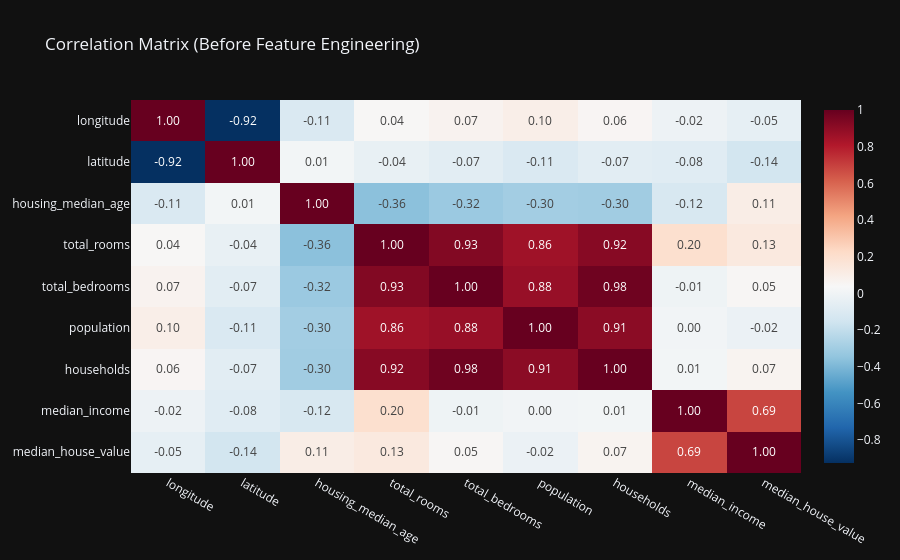

Write notebook code for a chart like this one.
### Code cell
# Inspect to check check for multicollinearity and relationships between features using a correlation matrix
numeric_cols = df_California_copy.select_dtypes(include=[np.number])
corr_matrix = numeric_cols.corr()

fig_corr = px.imshow(corr_matrix, 
                     text_auto=".2f", 
                     aspect="auto",
                     color_continuous_scale='RdBu_r',
                     template='plotly_dark',
                     title='Correlation Matrix (Before Feature Engineering)',)
fig_corr.show()

### Figure 1 — Plotly figure (JSON) as saved in the notebook; plotly's stock layout.template omitted (floating-point values rounded to 4 significant figures)
{"data": [{"coloraxis": "coloraxis", "hovertemplate": "x: %{x}<br>y: %{y}<br>color: %{z}<extra></extra>", "name": "0", "texttemplate": "%{z:.2f}", "type": "heatmap", "x": ["longitude", "latitude", "housing_median_age", "total_rooms", "total_bedrooms", "population", "households", "median_income", "median_house_value"], "xaxis": "x", "y": ["longitude", "latitude", "housing_median_age", "total_rooms", "total_bedrooms", "population", "households", "median_income", "median_house_value"], "yaxis": "y", "z": [[1.0, -0.9247, -0.1082, 0.04457, 0.06961, 0.09977, 0.05531, -0.01518, -0.04597], [-0.9247, 1.0, 0.01117, -0.0361, -0.06698, -0.1088, -0.07104, -0.07981, -0.1442], [-0.1082, 0.01117, 1.0, -0.3613, -0.3205, -0.2962, -0.3029, -0.119, 0.1056], [0.04457, -0.0361, -0.3613, 1.0, 0.9304, 0.8571, 0.9185, 0.198, 0.1342], [0.06961, -0.06698, -0.3205, 0.9304, 1.0, 0.8777, 0.9797, -0.007723, 0.04969], [0.09977, -0.1088, -0.2962, 0.8571, 0.8777, 1.0, 0.9072, 0.004834, -0.02465], [0.05531, -0.07104, -0.3029, 0.9185, 0.9797, 0.9072, 1.0, 0.01303, 0.06584], [-0.01518, -0.07981, -0.119, 0.198, -0.007723, 0.004834, 0.01303, 1.0, 0.6881], [-0.04597, -0.1442, 0.1056, 0.1342, 0.04969, -0.02465, 0.06584, 0.6881, 1.0]]}], "layout": {"coloraxis": {"colorscale": [[0, "rgb(5,48,97)"], [0.1, "rgb(33,102,172)"], [0.2, "rgb(67,147,195)"], [0.3, "rgb(146,197,222)"], [0.4, "rgb(209,229,240)"], [0.5, "rgb(247,247,247)"], [0.6, "rgb(253,219,199)"], [0.7, "rgb(244,165,130)"], [0.8, "rgb(214,96,77)"], [0.9, "rgb(178,24,43)"], [1, "rgb(103,0,31)"]]}, "title": {"text": "Correlation Matrix (Before Feature Engineering)"}, "xaxis": {"anchor": "y", "domain": [0, 1]}, "yaxis": {"anchor": "x", "autorange": "reversed", "domain": [0, 1]}}}
